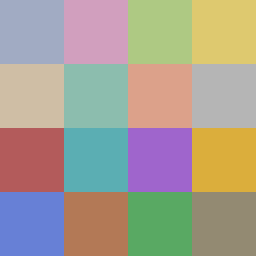

Tiled map render using the project's own tile images. Description and the whole map definition, tile-layer contents included, below:
An orthogonal 8x8 tile map with 32x32 px tiles, 1 tile layer (Floor) and 32 objects.

<map version="1.4" tiledversion="1.4.3" orientation="orthogonal" renderorder="right-down" width="8" height="8" tilewidth="32" tileheight="32" infinite="0" nextlayerid="3" nextobjectid="35">
 <tileset firstgid="1" source="Gecco2023 Floors.tsx" />
 <layer id="1" name="Floor" width="8" height="8" locked="1">
  <data encoding="csv">
1,2,3,4,5,6,7,8,
9,10,11,12,13,14,15,16,
17,18,19,20,21,22,23,24,
25,26,27,28,29,30,31,32,
33,34,35,36,37,38,39,40,
41,42,43,44,45,46,47,48,
49,50,51,52,53,54,55,56,
57,58,59,60,61,62,63,64
</data>
 </layer>
 <objectgroup id="2" name="Text">
  <object id="1" x="32" y="32" width="32" height="32">
   <text fontfamily="Lucida Grande" pixelsize="14" wrap="1" color="#ffffff" halign="center" valign="center">GA</text>
  </object>
  <object id="2" x="0" y="0" width="32" height="32">
   <text fontfamily="Lucida Grande" pixelsize="14" wrap="1" color="#ffffff" halign="center" valign="center">GA</text>
  </object>
  <object id="3" x="64" y="0" width="32" height="32">
   <text fontfamily="Lucida Grande" pixelsize="14" wrap="1" color="#ffffff" halign="center" valign="center">GP</text>
  </object>
  <object id="4" x="96" y="32" width="32" height="32">
   <text fontfamily="Lucida Grande" pixelsize="14" wrap="1" color="#ffffff" halign="center" valign="center">GP</text>
  </object>
  <object id="5" x="128" y="0" width="32" height="32">
   <text fontfamily="Lucida Grande" pixelsize="10" wrap="1" color="#ffffff" halign="center" valign="center">GECH</text>
  </object>
  <object id="6" x="160" y="32" width="32" height="32">
   <text fontfamily="Lucida Grande" pixelsize="10" wrap="1" color="#ffffff" halign="center" valign="center">GECH</text>
  </object>
  <object id="7" x="192" y="0" width="32" height="32">
   <text fontfamily="Lucida Grande" pixelsize="14" wrap="1" color="#ffffff" halign="center" valign="center">LBA</text>
  </object>
  <object id="8" x="224" y="32" width="32" height="32">
   <text fontfamily="Lucida Grande" pixelsize="14" wrap="1" color="#ffffff" halign="center" valign="center">LBA</text>
  </object>
  <object id="11" x="32" y="96" width="32" height="32">
   <text fontfamily="Lucida Grande" pixelsize="14" wrap="1" color="#ffffff" halign="center" valign="center">SBSE</text>
  </object>
  <object id="12" x="0" y="64" width="32" height="32">
   <text fontfamily="Lucida Grande" pixelsize="14" wrap="1" color="#ffffff" halign="center" valign="center">SBSE</text>
  </object>
  <object id="13" x="64" y="64" width="40" height="32">
   <text fontfamily="Lucida Grande" pixelsize="10" wrap="1" color="#ffffff" halign="center" valign="center">ACO-SI</text>
  </object>
  <object id="14" x="88" y="96" width="40" height="32">
   <text fontfamily="Lucida Grande" pixelsize="10" wrap="1" color="#ffffff" halign="center" valign="center">ACO-SI</text>
  </object>
  <object id="15" x="128" y="64" width="32" height="32">
   <text fontfamily="Lucida Grande" pixelsize="14" wrap="1" color="#ffffff" halign="center" valign="center">CS</text>
  </object>
  <object id="16" x="160" y="96" width="32" height="32">
   <text fontfamily="Lucida Grande" pixelsize="14" wrap="1" color="#ffffff" halign="center" valign="center">CS</text>
  </object>
  <object id="17" x="192" y="64" width="40" height="32">
   <text fontfamily="Lucida Grande" pixelsize="10" wrap="1" color="#ffffff" halign="center" valign="center">Theory</text>
  </object>
  <object id="18" x="216" y="96" width="40" height="32">
   <text fontfamily="Lucida Grande" pixelsize="10" wrap="1" color="#ffffff" halign="center" valign="center">Theory</text>
  </object>
  <object id="19" x="32" y="160" width="32" height="32">
   <text fontfamily="Lucida Grande" pixelsize="14" wrap="1" color="#ffffff" halign="center" valign="center">EML</text>
  </object>
  <object id="20" x="0" y="128" width="32" height="32">
   <text fontfamily="Lucida Grande" pixelsize="14" wrap="1" color="#ffffff" halign="center" valign="center">EML</text>
  </object>
  <object id="21" x="64" y="128" width="32" height="32">
   <text fontfamily="Lucida Grande" pixelsize="14" wrap="1" color="#ffffff" halign="center" valign="center">EMO</text>
  </object>
  <object id="22" x="96" y="160" width="32" height="32">
   <text fontfamily="Lucida Grande" pixelsize="14" wrap="1" color="#ffffff" halign="center" valign="center">EMO</text>
  </object>
  <object id="23" x="128" y="128" width="32" height="32">
   <text fontfamily="Lucida Grande" pixelsize="14" wrap="1" color="#ffffff" halign="center" valign="center">RWA</text>
  </object>
  <object id="24" x="160" y="160" width="32" height="32">
   <text fontfamily="Lucida Grande" pixelsize="14" wrap="1" color="#ffffff" halign="center" valign="center">RWA</text>
  </object>
  <object id="25" x="192" y="128" width="32" height="32">
   <text fontfamily="Lucida Grande" pixelsize="10" wrap="1" color="#ffffff" halign="center" valign="center">ENUM</text>
  </object>
  <object id="26" x="224" y="160" width="32" height="32">
   <text fontfamily="Lucida Grande" pixelsize="10" wrap="1" color="#ffffff" halign="center" valign="center">ENUM</text>
  </object>
  <object id="27" x="32" y="224" width="32" height="32">
   <text fontfamily="Lucida Grande" pixelsize="14" wrap="1" color="#ffffff" halign="center" valign="center">SW</text>
  </object>
  <object id="28" x="0" y="192" width="32" height="32">
   <text fontfamily="Lucida Grande" pixelsize="14" wrap="1" color="#ffffff" halign="center" valign="center">SW</text>
  </object>
  <object id="29" x="64" y="192" width="32" height="32">
   <text fontfamily="Lucida Grande" pixelsize="10" wrap="1" color="#ffffff" halign="center" valign="center">COM</text>
  </object>
  <object id="30" x="96" y="224" width="32" height="32">
   <text fontfamily="Lucida Grande" pixelsize="10" wrap="1" color="#ffffff" halign="center" valign="center">COM</text>
  </object>
  <object id="31" x="128" y="192" width="32" height="32">
   <text fontfamily="Lucida Grande" pixelsize="14" wrap="1" color="#ffffff" halign="center" valign="center">NE</text>
  </object>
  <object id="32" x="160" y="224" width="32" height="32">
   <text fontfamily="Lucida Grande" pixelsize="14" wrap="1" color="#ffffff" halign="center" valign="center">NE</text>
  </object>
  <object id="33" x="192" y="192" width="32" height="32">
   <text fontfamily="Lucida Grande" pixelsize="10" wrap="1" color="#ffffff" halign="center" valign="center">ECOM</text>
  </object>
  <object id="34" x="224" y="224" width="32" height="32">
   <text fontfamily="Lucida Grande" pixelsize="10" wrap="1" color="#ffffff" halign="center" valign="center">ECOM</text>
  </object>
 </objectgroup>
</map>
